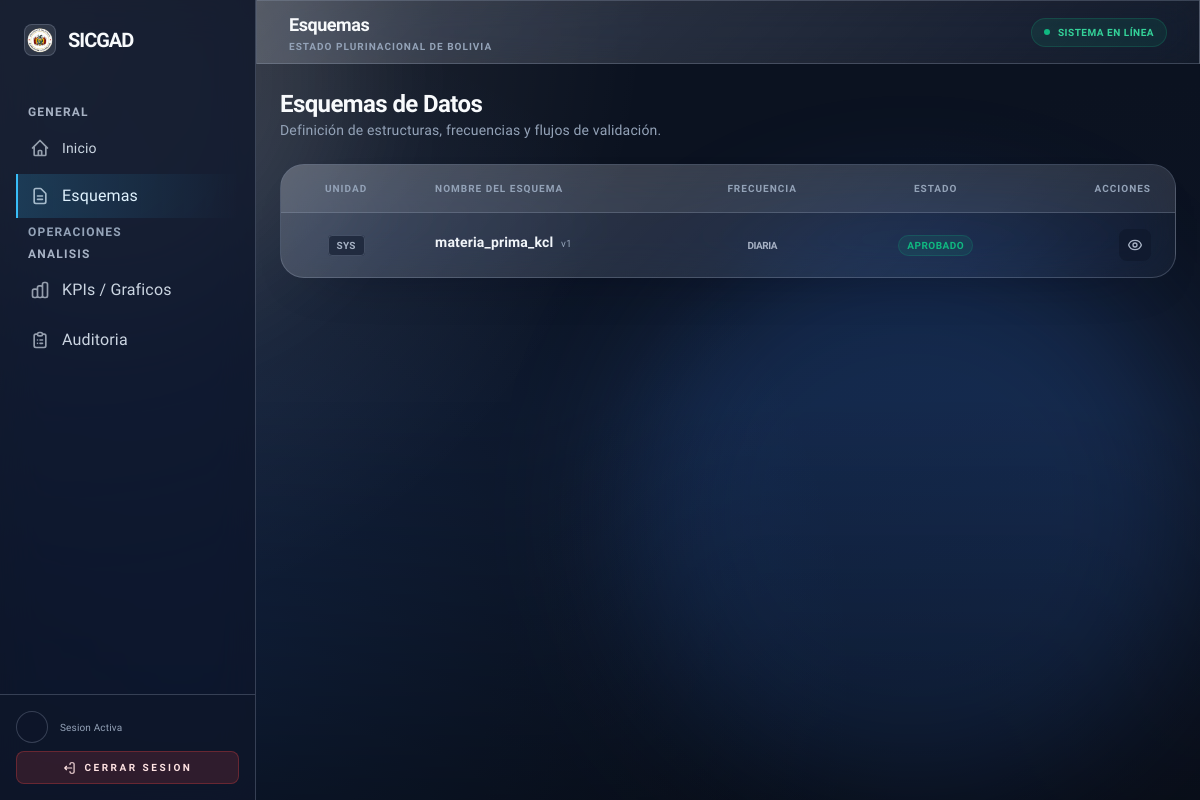
The app's page /schemas/ with its own data.
### schemas/models.py (models this page shows, shortened)
class DatasetType(models.Model):
    DAILY = "DAILY"
    WEEKLY = "WEEKLY"
    MONTHLY = "MONTHLY"
    FLEXIBLE = "FLEXIBLE"
    VALIDATION_FREQUENCY_CHOICES = [
        (DAILY, "Diaria"),
        (WEEKLY, "Semanal"),
        (MONTHLY, "Mensual"),
        (FLEXIBLE, "No definida (proyecciones)"),
    ]
    STATUS_DRAFT = "DRAFT"
    STATUS_PENDING = "PENDING"
    STATUS_APPROVED = "APPROVED"
    STATUS_REJECTED = "REJECTED"
    STATUS_CHOICES = [
        (STATUS_DRAFT, "Borrador"),
        (STATUS_PENDING, "Pendiente aprobación"),
        (STATUS_APPROVED, "Aprobado"),
        (STATUS_REJECTED, "Rechazado"),
    ]
    entity = models.ForeignKey(
        Entity,
        on_delete=models.CASCADE,
        related_name="dataset_types",
    )
    source_dataset = models.ForeignKey(
        "self",
        on_delete=models.SET_NULL,
        null=True,
        blank=True,
        related_name="derived_certifications",
        help_text="Dataset base diario utilizado para consolidaciones de certificación.",
    )
    name = models.CharField(
        max_length=255,
        help_text="Nombre del dataset, por ejemplo 'Producción diaria PICP'.",
    )
    version = models.PositiveIntegerField(default=1)
    validation_frequency = models.CharField(
        max_length=20,
        choices=VALIDATION_FREQUENCY_CHOICES,
        default=DAILY,
        help_text="Define si este dataset se valida a diario, semanal o como consolidado mensual.",
    )
    is_certification = models.BooleanField(
        default=False,
        help_text="Indica si este esquema es para certificación mensual creada por Administración.",
    )
    is_active = models.BooleanField(
        default=True,
        help_text="Solo un esquema por familia (planta/proyecto + nombre) deberia estar activo a la vez.",
    )
    is_one_time = models.BooleanField(
        default=False,
        help_text="Si esta activo, este esquema solo puede cargarse una vez.",
    )
    status = models.CharField(
        max_length=20,
        choices=STATUS_CHOICES,
        default=STATUS_DRAFT,
        help_text="Estado de aprobación del esquema.",
    )
    status_comment = models.TextField(
        blank=True,
        help_text="Comentario de la última decisión de aprobación/rechazo.",
    )
    created_at = models.DateTimeField(auto_now_add=True)
    updated_at = models.DateTimeField(auto_now=True)
    last_consolidated_period = models.DateField(
        null=True,
        blank=True,
        help_text="Último periodo (último día del mes) consolidado automáticamente para certificación.",
    )
    class Meta:
        ordering = ["entity__name", "name", "-version"]
        constraints = [
            models.UniqueConstraint(
                fields=["entity", "name", "version"],
                name="uniq_datasettype_entity_name_version",
            ),
        ]
    slug = models.SlugField(
        max_length=255,
        unique=True,
        blank=True,
        help_text="Slug legible para URLs, basado en planta, nombre y versión.",
    )

### schemas/views.py (the view, shortened to what this page needs)
# urls.py: path("", views.schema_list, name="schema_list"),
def schema_list(request):
    user = request.user
    is_admin = _is_admin_user(user)
    datasets = DatasetType.objects.select_related("entity__category__subsector__sector").order_by(
        "entity__name",
        "name",
        "-version",
    )
    if not is_admin:
        datasets = datasets.filter(is_certification=False)
    can_edit_schemas = False
    can_create_schemas = False
    return render(
        request,
        "schemas/schema_list.html",
        {
            "datasets": datasets,
            "can_edit_schemas": can_edit_schemas,
            "can_create_schemas": can_create_schemas,
        },
    )

### ingest/file_cleanup.py (called while the page is built, shortened)
def format_bytes(num_bytes: int) -> str:
    units = ["B", "KB", "MB", "GB", "TB"]
    value = float(num_bytes)
    for unit in units:
        if value < 1024 or unit == units[-1]:
            return f"{value:.2f} {unit}"
        value /= 1024
    return f"{num_bytes} B"

def _cleanup_instance_raw_files(*, cutoff, apply_changes: bool, keep_ids: set[int]):
    queryset = (
        DatasetInstance.objects.filter(
            state__in=[DatasetInstance.STATE_PUBLISHED, DatasetInstance.STATE_LOCKED],
            updated_at__lt=cutoff,
        )
        .exclude(raw_file="")
        .filter(raw_file__isnull=False)
        .exclude(pk__in=keep_ids)
        .filter(published_points__isnull=False)
        .distinct()
    )
    removed_count = 0
    removed_bytes = 0
    return {"count": removed_count, "bytes": removed_bytes}

def _cleanup_historical_source_files(*, cutoff, apply_changes: bool, keep_ids: set[int]):
    pending_states = [
        DatasetInstance.STATE_DRAFT,
        DatasetInstance.STATE_SUBMITTED,
        DatasetInstance.STATE_VALIDATED_L1,
        DatasetInstance.STATE_VALIDATED_L2,
    ]
    queryset = (
        HistoricalImportBatch.objects.filter(
            status__in=[
                HistoricalImportBatch.STATUS_DONE,
                HistoricalImportBatch.STATUS_FAILED,
            ],
            created_at__lt=cutoff,
        )
        .exclude(source_file="")
        .filter(source_file__isnull=False)
        .exclude(pk__in=keep_ids)
        .exclude(instances__state__in=pending_states)
        .distinct()
    )
    removed_count = 0
    removed_bytes = 0
    return {"count": removed_count, "bytes": removed_bytes}

def _cleanup_orphans(*, cutoff, apply_changes: bool):
    media_root = Path(getattr(settings, "MEDIA_ROOT", "") or "")
    if not media_root.exists() or not media_root.is_dir():
        return {"count": 0, "bytes": 0}

    @property
    def total_count(self) -> int:
        return self.instance_count + self.batch_count + self.orphan_count

    @property
    def total_bytes(self) -> int:
        return self.instance_bytes + self.batch_bytes + self.orphan_bytes

### schemas/views.py (called while the page is built)
def _is_admin_user(user) -> bool:
    if not user.is_authenticated:
        return False
    if user.is_superuser:
        return True
    return Membership.objects.filter(user=user, role="ADMIN", is_active=True).exists()

### templates/schemas/schema_list.html (shortened to what this page needs)
{% extends "base.html" %}
{% load static %}
{% block content %}
<div class="space-y-6 fade-in">
    <div class="flex flex-col md:flex-row md:items-center justify-between gap-4 mb-2">
        <div>
            <h2 class="text-2xl font-header font-bold text-white tracking-tight">Esquemas de Datos</h2>
            <p class="text-slate-500 text-sm">Definición de estructuras, frecuencias y flujos de validación.</p>
        </div>
    </div>
    <div class="glass-card rounded-3xl overflow-hidden border-white/5">
        <div class="overflow-x-auto">
            <table class="w-full text-left border-collapse">
                <thead>
                    <tr class="bg-white/[0.02] text-[10px] font-black text-slate-500 uppercase tracking-widest">
                        <th class="px-6 py-4 text-center">Unidad</th>
                        <th class="px-6 py-4">Nombre del Esquema</th>
                        <th class="px-6 py-4 text-center">Frecuencia</th>
                        <th class="px-6 py-4 text-center">Estado</th>
                        <th class="px-6 py-4 text-right">Acciones</th>
                    </tr>
                </thead>
                <tbody class="text-sm">
                    {% for ds in datasets %}
                    <tr class="border-t border-white/5 hover:bg-white/[0.01] transition-colors group">
                        <td class="px-6 py-4 text-center">
                            <span class="px-2 py-1 rounded bg-slate-800 border border-white/10 text-[10px] font-bold text-slate-400 group-hover:text-emerald-400 transition-colors">
                            {% if ds.plant %}{{ ds.plant.code }}{% elif ds.project %}{{ ds.project.code|default:"PROY" }}{% else %}SYS{% endif %}
                            </span>
                        </td>
                        <td class="px-6 py-4">
                            <div class="flex flex-col">
                                <a href="{% url 'schemas:schema_detail' ds.slug|default:ds.pk %}" class="font-bold text-slate-100 hover:text-emerald-400 transition-colors">
                                    {{ ds.name }}
                                    <span class="text-[10px] font-medium text-slate-500 ml-1">v{{ ds.version }}</span>
                                </a>
                            </div>
                        </td>
                        <td class="px-6 py-4 text-center">
                            <span class="text-[10px] font-bold text-slate-400 uppercase tracking-tighter">{{ ds.get_validation_frequency_display }}</span>
                        </td>
                        <td class="px-6 py-4 text-center">
                            {% if ds.status == 'DRAFT' %}
                                <span class="px-2 py-1 rounded-full bg-slate-800 text-slate-500 text-[10px] font-bold uppercase tracking-wider">Borrador</span>
                            {% elif ds.status == 'PENDING' %}
                                <span class="px-2 py-1 rounded-full bg-amber-500/10 text-amber-500 text-[10px] font-bold uppercase tracking-wider border border-amber-500/20">Pendiente</span>
                            {% elif ds.status == 'APPROVED' %}
                                <span class="px-2 py-1 rounded-full bg-emerald-500/10 text-emerald-500 text-[10px] font-bold uppercase tracking-wider border border-emerald-500/20">Aprobado</span>
                            {% elif ds.status == 'REJECTED' %}
                                <span class="px-2 py-1 rounded-full bg-red-500/10 text-red-500 text-[10px] font-bold uppercase tracking-wider border border-red-500/20">Rechazado</span>
                            {% endif %}
                        </td>
                        <td class="px-6 py-4 text-right">
                            <div class="flex justify-end gap-2 items-center">
                                <a href="{% url 'schemas:schema_detail' ds.slug|default:ds.pk %}" class="p-2 rounded-lg bg-slate-800 text-slate-400 hover:text-white transition-all" title="Ver Detalles">
                                </a>
                            </div>
                        </td>
                    </tr>
                    {% empty %}
                    <tr>
                        <td colspan="5" class="px-6 py-12 text-center">
                            <p class="text-slate-500 font-medium">No se encontraron esquemas de datos.</p>
                        </td>
                    </tr>
                    {% endfor %}
                </tbody>
            </table>
        </div>
    </div>
</div>
{% endblock %}

### static/css/app.css (style rules this page uses)
body { font-family: 'Source Sans 3', sans-serif; }

### static/css/sicgad_theme.css (style rules this page uses)
:root { --hybrid-bg: #0b1220; --hybrid-bg-soft: #111a2e; --glass-dark: rgba(15, 23, 42, 0.58); --glass-light: rgba(255, 255, 255, 0.12); --glass-border: rgba(148, 163, 184, 0.32); --glass-border-strong: rgba(148, 163, 184, 0.5); --glass-highlight: rgba(255, 255, 255, 0.4); --primary: #3b82f6; --primary-strong: #2563eb; --secondary: #38bdf8; --cta: #f97316; --text-primary: #f8fafc; --text-secondary: #cbd5e1; --text-muted: #94a3b8; --font-heading: 'Lexend', sans-serif; --font-body: 'Source Sans 3', sans-serif; --shadow-soft: 0 30px 80px -60px rgba(2, 6, 23, 0.7); --shadow-card: 0 20px 60px -45px rgba(2, 6, 23, 0.8); }
html { font-size: 16px; }
body { font-family: var(--font-body); background: radial-gradient(circle at top left, rgba(255, 255, 255, 0.14), transparent 45%), radial-gradient(circle at 15% 85%, rgba(59, 130, 246, 0.18), transparent 55%), radial-gradient(circle at bottom right, rgba(15, 23, 42, 0.85), transparent 50%), var(--hybrid-bg); color: var(--text-primary); overflow-x: hidden; line-height: 1.65; letter-spacing: 0.01em; }
h1, h2, h3, h4, h5, h6, .font-header, .font-heading { font-family: var(--font-heading); font-weight: 600; letter-spacing: -0.02em; }
h2 { line-height: 1.15; }
.font-body { font-family: var(--font-body); }
.glass-effect, .glass-card { background: linear-gradient(135deg, rgba(255, 255, 255, 0.18), rgba(255, 255, 255, 0.04)); border: 1px solid var(--glass-border); backdrop-filter: blur(22px) saturate(140%); -webkit-backdrop-filter: blur(22px) saturate(140%); box-shadow: var(--shadow-card); }
.glass-card { border-radius: 20px; }
.saas-hybrid .bg-slate-950, .saas-hybrid .bg-slate-950\/20, .saas-hybrid .bg-slate-950\/40, .saas-hybrid .bg-slate-950\/60, .saas-hybrid .bg-slate-950\/70, .saas-hybrid .bg-slate-950\/80, .saas-hybrid .bg-slate-950\/90, .saas-hybrid .bg-slate-900, .saas-hybrid .bg-slate-900\/10, .saas-hybrid .bg-slate-900\/20, .saas-hybrid .bg-slate-900\/50, .saas-hybrid .bg-slate-900\/60, .saas-hybrid .bg-slate-900\/70, .saas-hybrid .bg-slate-900\/90, .saas-hybrid .bg-slate-800, .saas-hybrid .bg-slate-800\/20, .saas-hybrid .bg-slate-800\/50, .saas-hybrid .bg-slate-700, .saas-hybrid .bg-black\/20, .saas-hybrid .bg-black\/30, .saas-hybrid .bg-black\/40 { background-color: var(--glass-dark) !important; }
.saas-hybrid .text-white { color: var(--text-primary) !important; }
.saas-hybrid .text-slate-400 { color: #a7b2c4 !important; }
.saas-hybrid .text-slate-500 { color: #94a3b8 !important; }
.saas-hybrid .border-white\/5, .saas-hybrid .border-white\/10, .saas-hybrid .border-white\/20 { border-color: rgba(148, 163, 184, 0.3) !important; }
.saas-hybrid .bg-white\/\[0\.01\], .saas-hybrid .bg-white\/\[0\.02\], .saas-hybrid .bg-white\/\[0\.03\], .saas-hybrid .bg-white\/\[0\.05\] { background-color: rgba(255, 255, 255, 0.08) !important; }

### records on screen
DatasetType: name "materia_prima_kcl", version "1", validation_frequency "DIARIA", status "APROBADO"

### other values on screen
{{ current_section|default:"Inicio" }} "Esquemas"
